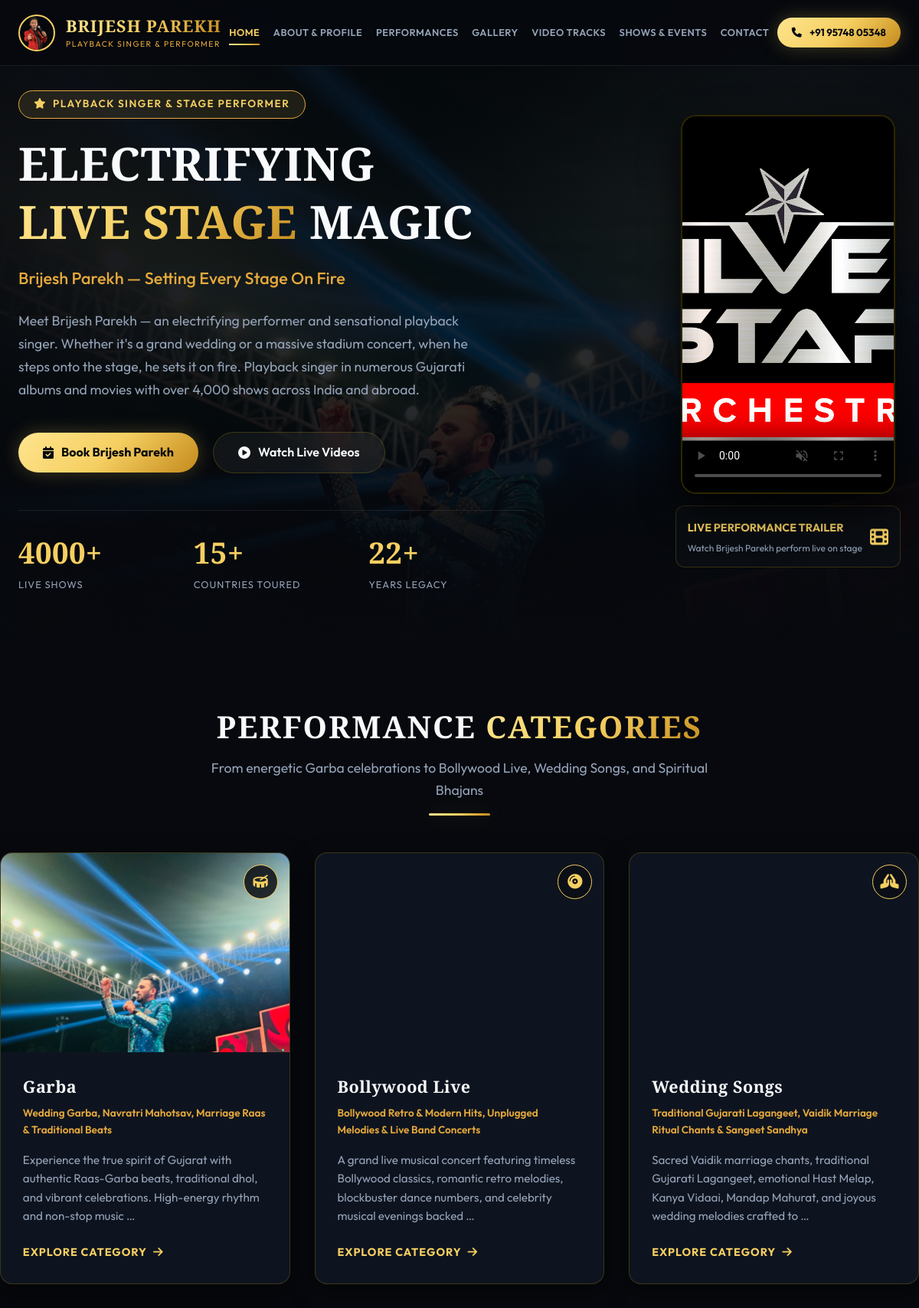
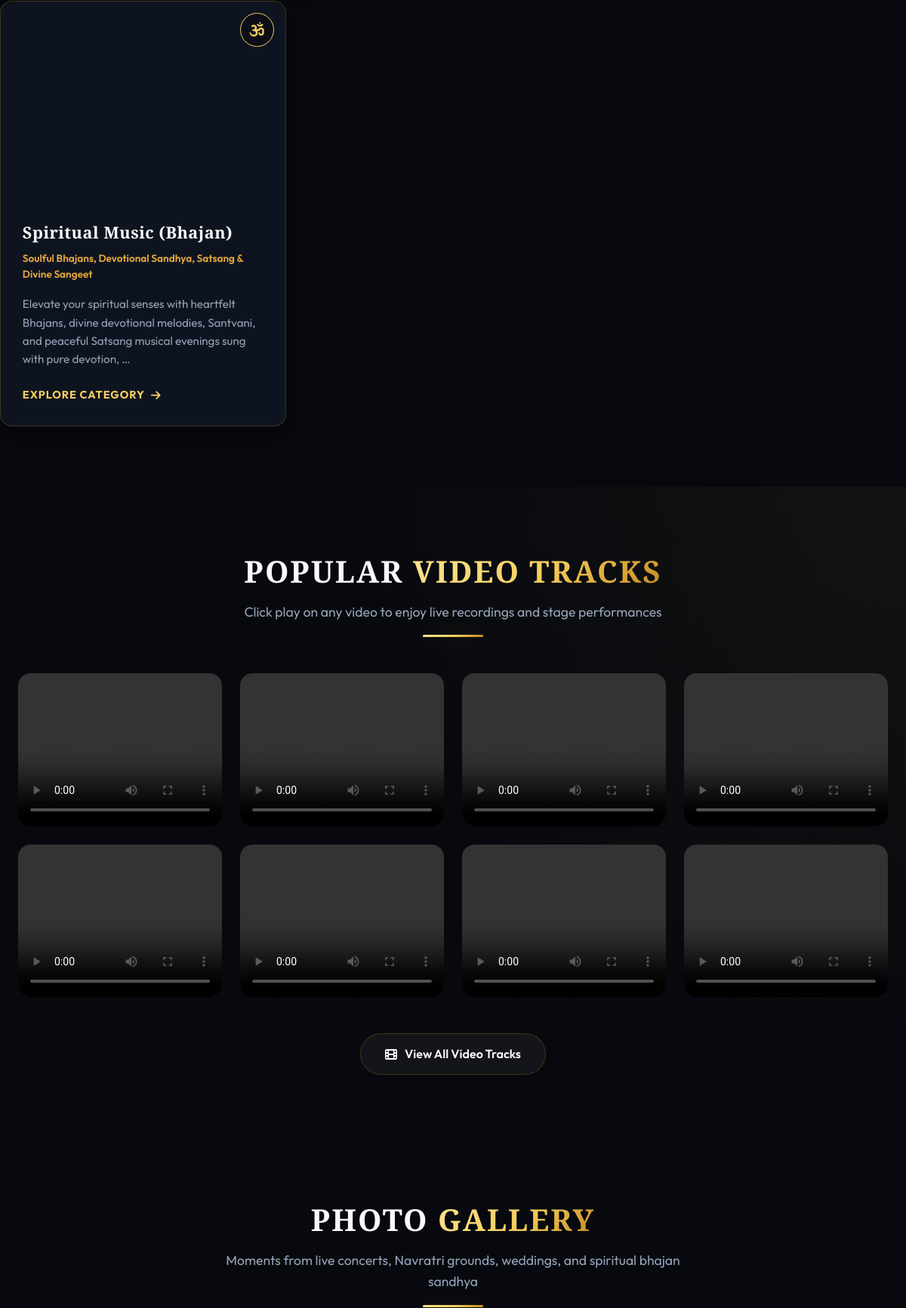
The page / (upper part) on the database its author committed (2 pictures, top to bottom).
### singer_app/models.py (models this page shows, shortened)
class SingerProfile(models.Model):
    name = models.CharField(max_length=100, default="Brijesh Parekh")
    tagline = models.CharField(max_length=200, default="Playback Singer & Electrifying Stage Performer")
    shows_count = models.IntegerField(default=4000, help_text="Total live shows performed")
    countries_count = models.IntegerField(default=15, help_text="Countries performed in")
    years_experience = models.IntegerField(default=20, help_text="Years of professional singing")
    bio_short = models.TextField(default="Let me introduce to a very talented, electrifying performer and sensational singer. Whether it's a wedding or concert, when he steps on the stage he sets it on fire. Playback singer in many Gujarati albums and movies with over 4000 shows in India and abroad.")
    bio_full = models.TextField(default="Brijesh Parekh is one of Gujarat's most celebrated playback singers and dynamic live performers. With over 4,000 successful shows globally across India, USA, UK, West Indies, and Africa, Brijesh Parekh creates magic on stage with high-energy Garba, soulful Lagangeet (wedding songs), nostalgic Bollywood Orchestra, and thrilling DJ nights. Known for his captivating voice, incredible vocal range, and unmatched stage command, he brings life and grandeur to every celebration.")
    phone_primary = models.CharField(max_length=30, default="+91 95748 05348")
    phone_secondary = models.CharField(max_length=30, blank=True, default="")
    email = models.EmailField(default="brijesh71090parekh@gmail.com")
    address = models.CharField(max_length=255, default="Ahmedabad, Gujarat, India")
    facebook_url = models.URLField(default="https://www.facebook.com/brijeshparekhnight?mibextid=LQQJ4d")
    instagram_url = models.URLField(default="https://www.instagram.com/thebrijeshparekh?igsh=amIwamgxbjU0aDFh&utm_source=qr")
    youtube_url = models.URLField(default="https://youtube.com/@brijeshparekhofficial5953?si=E4l35MJxYiL2Pbgt")
    google_maps_url = models.URLField(default="https://maps.app.goo.gl/x4TiHEh2ehnbZqW7A?g_st=com.google.maps.preview.copy")
    hero_video_path = models.CharField(max_length=255, default="V1.MP4")
    class Meta:
        verbose_name = "Singer Profile"
        verbose_name_plural = "Singer Profile"

class PerformanceCategory(models.Model):
    name = models.CharField(max_length=100)
    slug = models.SlugField(unique=True)
    subtitle = models.CharField(max_length=200)
    description = models.TextField()
    cover_image = models.CharField(max_length=255, help_text="Path relative to static folder")
    icon = models.CharField(max_length=100, default="fa-solid fa-music")
    display_order = models.IntegerField(default=0)
    class Meta:
        verbose_name = "Performance Category"
        verbose_name_plural = "Performance Categories"
        ordering = ['display_order', 'id']

class GalleryItem(models.Model):
    title = models.CharField(max_length=150)
    category = models.ForeignKey(PerformanceCategory, on_delete=models.SET_NULL, null=True, blank=True, related_name='gallery_items')
    image_path = models.CharField(max_length=255, help_text="Path relative to static folder e.g. Garba/1.jpg")
    caption = models.CharField(max_length=255, blank=True, null=True)
    is_featured = models.BooleanField(default=False)
    created_at = models.DateTimeField(auto_now_add=True)
    class Meta:
        verbose_name = "Gallery Item"
        verbose_name_plural = "Gallery Media (Photos & Videos)"
        ordering = ['-created_at', '-id']

### singer_app/views.py (the view)
# urls.py: path('', views.home_view, name='home'),
def home_view(request):
    profile = SingerProfile.objects.first()
    categories = PerformanceCategory.objects.all().order_by('display_order', 'id')
    all_photos = GalleryItem.objects.select_related('category').exclude(
        Q(image_path__iendswith='.mp4') | Q(image_path__iendswith='.mov')
    )
    featured_gallery = list(all_photos.filter(is_featured=True)[:8])
    if not featured_gallery:
        featured_gallery = list(all_photos[:8])
    popular_videos = list(
        GalleryItem.objects.select_related('category').filter(
            Q(image_path__iendswith='.mp4') | Q(image_path__iendswith='.mov')
        ).order_by('category__display_order', 'id')[:8]
    )
    upcoming_events = list(
        ShowEvent.objects.select_related('category').filter(
            status='Upcoming',
            event_date__gte=date.today()
        ).order_by('event_date')[:6]
    )
    if not upcoming_events:
        upcoming_events = list(
            ShowEvent.objects.select_related('category').all().order_by('-event_date')[:6]
        )
    testimonials = Testimonial.objects.all()[:6]
    context = {
        'profile': profile,
        'categories': categories,
        'featured_gallery': featured_gallery,
        'popular_videos': popular_videos,
        'upcoming_events': upcoming_events,
        'testimonials': testimonials,
    }
    return render(request, 'home.html', context)

### singer_app/context_processors.py (called while the page is built)
def profile_context(request):
    try:
        profile = SingerProfile.objects.first()
        if not profile:
            profile, _ = SingerProfile.objects.get_or_create(id=1)
        categories = PerformanceCategory.objects.only(
            'id', 'name', 'slug', 'icon', 'display_order'
        ).order_by('display_order', 'id')
    except Exception:
        profile = None
        categories = []
    return {
        'singer_profile': profile,
        'nav_categories': categories,
    }

### templates/home.html (shortened to what this page needs)
{% extends 'base.html' %}
{% load static %}
{% block content %}
<section class="hero-section">
  <div class="hero-bg-media">
    <img src="{% static 'pics/solo3.jpg' %}" alt="Brijesh Parekh Stage Performance" fetchpriority="high">
  </div>
  <div class="hero-overlay"></div>
  <div class="container hero-grid">
    <div class="hero-content">
      <div class="badge-tag">
        <i class="fa-solid fa-star"></i> Playback Singer & Stage Performer
      </div>
      <h1 class="hero-title">
        Electrifying <span class="gold-text">Live Stage</span> Magic
      </h1>
      <div class="hero-subtitle">
        Brijesh Parekh — Setting Every Stage On Fire
      </div>
      <p class="hero-desc">
        {{ profile.bio_short }}
      </p>
      <div class="hero-actions">
        <a href="{% url 'contact' %}" class="btn-primary">
          <i class="fa-solid fa-calendar-check"></i> Book Brijesh Parekh
        </a>
        <a href="{% url 'music' %}" class="btn-secondary">
          <i class="fa-solid fa-circle-play"></i> Watch Live Videos
        </a>
      </div>
      <div class="stats-grid">
        <div class="stat-item">
          <h3>{{ profile.shows_count }}+</h3>
          <p>Live Shows</p>
        </div>
        <div class="stat-item">
          <h3>{{ profile.countries_count }}+</h3>
          <p>Countries Toured</p>
        </div>
        <div class="stat-item">
          <h3>{{ profile.years_experience }}+</h3>
          <p>Years Legacy</p>
        </div>
      </div>
    </div>
    <div class="hero-video-wrapper">
      <div class="hero-video-card">
        <video controls autoplay muted loop playsinline preload="metadata" poster="{% static 'pics/main.JPG' %}">
          <source src="{% static 'main v.MP4' %}" type="video/mp4">
        </video>
      </div>
      <div class="video-play-badge">
        <div>
          <strong style="color: var(--gold-primary); font-size: 0.9rem;">LIVE PERFORMANCE TRAILER</strong>
          <p style="font-size: 0.75rem; color: var(--text-muted); margin-top: 4px;">Watch Brijesh Parekh perform live on stage</p>
        </div>
        <i class="fa-solid fa-film" style="color: var(--gold-primary); font-size: 1.5rem;"></i>
      </div>
    </div>
  </div>
</section>
<section class="services-section container">
  <div class="section-title">
    <h2>Performance <span class="gold-text">Categories</span></h2>
    <p>From energetic Garba celebrations to Bollywood Live, Wedding Songs, and Spiritual Bhajans</p>
  </div>
  <div class="services-grid">
    {% for cat in categories %}
      <div class="glass-card service-card">
        <div class="service-img-wrapper">
          <img src="{% static cat.cover_image %}" alt="{{ cat.name }}" loading="lazy" decoding="async">
          <div class="service-icon-tag">
            <i class="{{ cat.icon }}"></i>
          </div>
        </div>
        <div class="service-content">
          <h3>{{ cat.name }}</h3>
          <div class="service-subtitle">{{ cat.subtitle }}</div>
          <p>{{ cat.description|truncatewords:20 }}</p>
          <a href="{% url 'category_detail' cat.slug %}" class="service-link">
            Explore Category <i class="fa-solid fa-arrow-right"></i>
          </a>
        </div>
      </div>
    {% endfor %}
  </div>
</section>
<section class="music-section">
  <div class="container">
    <div class="section-title">
      <h2>Popular <span class="gold-text">Video Tracks</span></h2>
      <p>Click play on any video to enjoy live recordings and stage performances</p>
    </div>
    <div class="gallery-masonry" style="margin-top: 2rem;">
      {% for video in popular_videos %}
        <div class="gallery-card" data-img="{% static video.image_path %}" data-category="{{ video.category.slug|default:'all' }}">
          <video src="{% static video.image_path %}" controls preload="metadata" playsinline style="width: 100%; height: 100%; object-fit: cover; display: block; border-radius: 12px;"></video>
        </div>
      {% empty %}
        <p style="text-align: center; color: var(--text-muted); grid-column: 1/-1;">No popular videos available yet.</p>
      {% endfor %}
    </div>
    <div style="text-align: center; margin-top: 3rem;">
      <a href="{% url 'music' %}" class="btn-secondary">
        <i class="fa-solid fa-film"></i> View All Video Tracks
      </a>
    </div>
  </div>
</section>
<section class="gallery-section container">
  <div class="section-title">
    <h2>Photo <span class="gold-text">Gallery</span></h2>
    <p>Moments from live concerts, Navratri grounds, weddings, and spiritual bhajan sandhya</p>
  </div>
</section>
{% endblock %}

### templates/base.html (shortened to what this page needs)
{% load static %}
<!DOCTYPE html>
<html lang="en">
<head>
  <link rel="stylesheet" href="https://cdnjs.cloudflare.com/ajax/libs/font-awesome/6.5.1/css/all.min.css">
  <link rel="stylesheet" href="{% static 'css/style.css' %}">
</head>
<body>
  <header class="navbar-header" id="mainHeader">
    <div class="container nav-container">
      <a href="{% url 'home' %}" class="logo-brand" title="Brijesh Parekh - Home">
        <img src="{% static 'pics/alb61-removebg-preview.png' %}" alt="Brijesh Parekh Singer" onerror="this.onerror=null; this.src='/static/pics/solo3.jpg';" width="48" height="48">
        <div>
          <div class="brand-title gold-text">Brijesh Parekh</div>
          <div class="brand-subtitle">Playback Singer & Performer</div>
        </div>
      </a>
      <nav class="nav-links" id="navMenu">
        <a href="{% url 'home' %}" class="{% if request.resolver_match.url_name == 'home' %}active{% endif %}">Home</a>
        <a href="{% url 'about' %}" class="{% if request.resolver_match.url_name == 'about' or request.resolver_match.url_name == 'profile' %}active{% endif %}">About & Profile</a>
        <a href="{% url 'services' %}" class="{% if request.resolver_match.url_name == 'services' or request.resolver_match.url_name == 'category_detail' %}active{% endif %}">Performances</a>
        <a href="{% url 'gallery' %}" class="{% if request.resolver_match.url_name == 'gallery' %}active{% endif %}">Gallery</a>
        <a href="{% url 'music' %}" class="{% if request.resolver_match.url_name == 'music' %}active{% endif %}">Video Tracks</a>
        <a href="{% url 'events' %}" class="{% if request.resolver_match.url_name == 'events' %}active{% endif %}">Shows & Events</a>
        <a href="{% url 'contact' %}" class="{% if request.resolver_match.url_name == 'contact' %}active{% endif %}">Contact</a>
      </nav>
      <div class="nav-cta">
        <a href="tel:{{ singer_profile.phone_primary }}" class="btn-primary btn-call" title="Call Brijesh Parekh">
          <i class="fa-solid fa-phone"></i> <span>{{ singer_profile.phone_primary }}</span>
        </a>
      </div>
    </div>
  </header>
  <main id="mainContent">
    {% block content %}{% endblock %}
  </main>
</body>
</html>

### rows shown on the page
SingerProfile: phone_primary "+91 95748 05348", bio_short "Meet Brijesh Parekh — an electrifying performer and sensational playback singer. Whether it's a grand wedding or a massive stadium concert, when he steps onto the stage, he sets it on fire. Playback singer in numerous Gujarati albums and movies with over 4,000 shows across India and abroad.", shows_count "4000", countries_count "15", years_experience "22"
PerformanceCategory: cover_image (picture), name "Garba", subtitle "Wedding Garba, Navratri Mahotsav, Marriage Raas & Traditional Beats", description "Experience the true spirit of Gujarat with authentic Raas-Garba beats, traditional dhol, and vibrant celebrations. High-energy rhythm and non-stop music …"
PerformanceCategory: cover_image (picture), name "Bollywood Live", subtitle "Bollywood Retro & Modern Hits, Unplugged Melodies & Live Band Concerts", description "A grand live musical concert featuring timeless Bollywood classics, romantic retro melodies, blockbuster dance numbers, and celebrity musical evenings backed …"
PerformanceCategory: cover_image (picture), name "Wedding Songs", subtitle "Traditional Gujarati Lagangeet, Vaidik Marriage Ritual Chants & Sangeet Sandhya", description "Sacred Vaidik marriage chants, traditional Gujarati Lagangeet, emotional Hast Melap, Kanya Vidaai, Mandap Mahurat, and joyous wedding melodies crafted to …"
PerformanceCategory: cover_image (picture), name "Spiritual Music (Bhajan)", subtitle "Soulful Bhajans, Devotional Sandhya, Satsang & Divine Sangeet", description "Elevate your spiritual senses with heartfelt Bhajans, divine devotional melodies, Santvani, and peaceful Satsang musical evenings sung with pure devotion, …"
